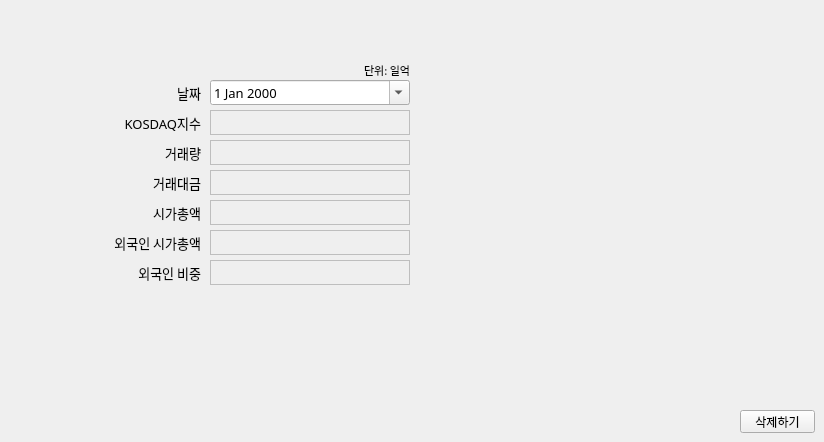
        <widget class="QWidget" name="kdel_2">
         <attribute name="title">
          <string>데이터 삭제</string>
         </attribute>
         <widget class="QWidget" name="widget_5" native="true">
          <property name="geometry">
           <rect>
            <x>70</x>
            <y>50</y>
            <width>550</width>
            <height>300</height>
           </rect>
          </property>
          <property name="font">
           <font>
            <family>맑은 고딕</family>
            <pointsize>10</pointsize>
           </font>
          </property>
          <widget class="QLabel" name="label_41">
           <property name="geometry">
            <rect>
             <x>350</x>
             <y>30</y>
             <width>100</width>
             <height>25</height>
            </rect>
           </property>
           <property name="font">
            <font>
             <family>맑은 고딕</family>
             <pointsize>10</pointsize>
            </font>
           </property>
           <property name="text">
            <string/>
           </property>
          </widget>
          <widget class="QLabel" name="label_42">
           <property name="geometry">
            <rect>
             <x>30</x>
             <y>90</y>
             <width>101</width>
             <height>25</height>
            </rect>
           </property>
           <property name="font">
            <font>
             <family>맑은 고딕</family>
             <pointsize>10</pointsize>
            </font>
           </property>
           <property name="text">
            <string>거래량</string>
           </property>
           <property name="alignment">
            <set>Qt::AlignRight|Qt::AlignTrailing|Qt::AlignVCenter</set>
           </property>
          </widget>
          <widget class="QDateEdit" name="date_kdel_2">
           <property name="geometry">
            <rect>
             <x>140</x>
             <y>30</y>
             <width>200</width>
             <height>25</height>
            </rect>
           </property>
           <property name="font">
            <font>
             <family>맑은 고딕</family>
             <pointsize>10</pointsize>
            </font>
           </property>
           <property name="calendarPopup">
            <bool>true</bool>
           </property>
          </widget>
          <widget class="QLabel" name="label_43">
           <property name="geometry">
            <rect>
             <x>30</x>
             <y>120</y>
             <width>101</width>
             <height>25</height>
            </rect>
           </property>
           <property name="font">
            <font>
             <family>맑은 고딕</family>
             <pointsize>10</pointsize>
            </font>
           </property>
           <property name="text">
            <string>거래대금</string>
           </property>
           <property name="alignment">
            <set>Qt::AlignRight|Qt::AlignTrailing|Qt::AlignVCenter</set>
           </property>
          </widget>
          <widget class="QLabel" name="label_44">
           <property name="geometry">
            <rect>
             <x>30</x>
             <y>180</y>
             <width>101</width>
             <height>25</height>
            </rect>
           </property>
           <property name="font">
            <font>
             <family>맑은 고딕</family>
             <pointsize>10</pointsize>
            </font>
           </property>
           <property name="text">
            <string>외국인 시가총액</string>
           </property>
           <property name="alignment">
            <set>Qt::AlignRight|Qt::AlignTrailing|Qt::AlignVCenter</set>
           </property>
          </widget>
          <widget class="QLabel" name="label_45">
           <property name="geometry">
            <rect>
             <x>30</x>
             <y>150</y>
             <width>101</width>
             <height>25</height>
            </rect>
           </property>
           <property name="font">
            <font>
             <family>맑은 고딕</family>
             <pointsize>10</pointsize>
            </font>
           </property>
           <property name="text">
            <string>시가총액</string>
           </property>
           <property name="alignment">
            <set>Qt::AlignRight|Qt::AlignTrailing|Qt::AlignVCenter</set>
           </property>
          </widget>
          <widget class="QWidget" name="group_kadd_5" native="true">
           <property name="enabled">
            <bool>false</bool>
           </property>
           <property name="geometry">
            <rect>
             <x>140</x>
             <y>60</y>
             <width>211</width>
             <height>191</height>
            </rect>
           </property>
           <property name="font">
            <font>
             <family>맑은 고딕</family>
             <pointsize>10</pointsize>
            </font>
           </property>
           <widget class="QLabel" name="label_kdel1_2">
            <property name="geometry">
             <rect>
              <x>0</x>
              <y>0</y>
              <width>200</width>
              <height>25</height>
             </rect>
            </property>
            <property name="autoFillBackground">
             <bool>false</bool>
            </property>
            <property name="frameShape">
             <enum>QFrame::Box</enum>
            </property>
            <property name="text">
             <string/>
            </property>
           </widget>
           <widget class="QLabel" name="label_kdel2_2">
            <property name="geometry">
             <rect>
              <x>0</x>
              <y>30</y>
              <width>200</width>
              <height>25</height>
             </rect>
            </property>
            <property name="autoFillBackground">
             <bool>false</bool>
            </property>
            <property name="frameShape">
             <enum>QFrame::Box</enum>
            </property>
            <property name="text">
             <string/>
            </property>
           </widget>
           <widget class="QLabel" name="label_kdel3_2">
            <property name="geometry">
             <rect>
              <x>0</x>
              <y>60</y>
              <width>200</width>
              <height>25</height>
             </rect>
            </property>
            <property name="autoFillBackground">
             <bool>false</bool>
            </property>
            <property name="frameShape">
             <enum>QFrame::Box</enum>
            </property>
            <property name="text">
             <string/>
            </property>
           </widget>
           <widget class="QLabel" name="label_kdel4_2">
            <property name="geometry">
             <rect>
              <x>0</x>
              <y>90</y>
              <width>200</width>
              <height>25</height>
             </rect>
            </property>
            <property name="autoFillBackground">
             <bool>false</bool>
            </property>
            <property name="frameShape">
             <enum>QFrame::Box</enum>
            </property>
            <property name="text">
             <string/>
            </property>
           </widget>
           <widget class="QLabel" name="label_kdel5_2">
            <property name="geometry">
             <rect>
              <x>0</x>
              <y>120</y>
              <width>200</width>
              <height>25</height>
             </rect>
            </property>
            <property name="autoFillBackground">
             <bool>false</bool>
            </property>
            <property name="frameShape">
             <enum>QFrame::Box</enum>
            </property>
            <property name="text">
             <string/>
            </property>
           </widget>
           <widget class="QLabel" name="label_kdel6_2">
            <property name="geometry">
             <rect>
              <x>0</x>
              <y>150</y>
              <width>200</width>
              <height>25</height>
             </rect>
            </property>
            <property name="autoFillBackground">
             <bool>false</bool>
            </property>
            <property name="frameShape">
             <enum>QFrame::Box</enum>
            </property>
            <property name="text">
             <string/>
            </property>
           </widget>
          </widget>
          <widget class="QLabel" name="label_46">
           <property name="geometry">
            <rect>
             <x>30</x>
             <y>60</y>
             <width>101</width>
             <height>25</height>
            </rect>
           </property>
           <property name="font">
            <font>
             <family>맑은 고딕</family>
             <pointsize>10</pointsize>
            </font>
           </property>
           <property name="text">
            <string>KOSDAQ지수</string>
           </property>
           <property name="alignment">
            <set>Qt::AlignRight|Qt::AlignTrailing|Qt::AlignVCenter</set>
           </property>
          </widget>
          <widget class="QLabel" name="label_47">
           <property name="geometry">
            <rect>
             <x>30</x>
             <y>30</y>
             <width>101</width>
             <height>25</height>
            </rect>
           </property>
           <property name="font">
            <font>
             <family>맑은 고딕</family>
             <pointsize>10</pointsize>
            </font>
           </property>
           <property name="text">
            <string>날짜</string>
           </property>
           <property name="alignment">
            <set>Qt::AlignRight|Qt::AlignTrailing|Qt::AlignVCenter</set>
           </property>
          </widget>
          <widget class="QLabel" name="label_48">
           <property name="geometry">
            <rect>
             <x>30</x>
             <y>210</y>
             <width>101</width>
             <height>25</height>
            </rect>
           </property>
           <property name="font">
            <font>
             <family>맑은 고딕</family>
             <pointsize>10</pointsize>
            </font>
           </property>
           <property name="text">
            <string>외국인 비중</string>
           </property>
           <property name="alignment">
            <set>Qt::AlignRight|Qt::AlignTrailing|Qt::AlignVCenter</set>
           </property>
          </widget>
          <widget class="QLabel" name="label_49">
           <property name="geometry">
            <rect>
             <x>240</x>
             <y>10</y>
             <width>100</width>
             <height>20</height>
            </rect>
           </property>
           <property name="font">
            <font>
             <family>맑은 고딕</family>
             <pointsize>8</pointsize>
            </font>
           </property>
           <property name="text">
            <string>단위: 일억</string>
           </property>
           <property name="alignment">
            <set>Qt::AlignRight|Qt::AlignTrailing|Qt::AlignVCenter</set>
           </property>
          </widget>
         </widget>
         <widget class="QPushButton" name="btn_kdel_2">
          <property name="geometry">
           <rect>
            <x>740</x>
            <y>410</y>
            <width>75</width>
            <height>23</height>
           </rect>
          </property>
          <property name="text">
           <string>삭제하기</string>
          </property>
         </widget>
        </widget>
